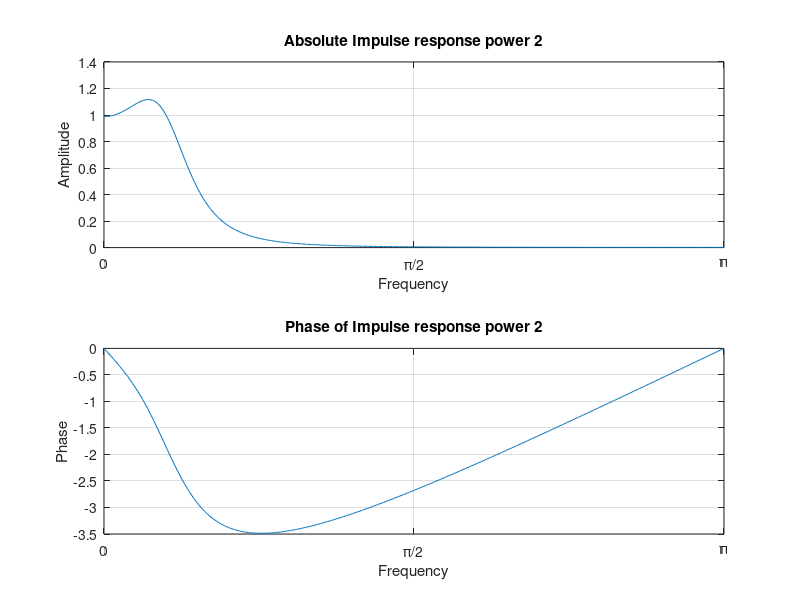
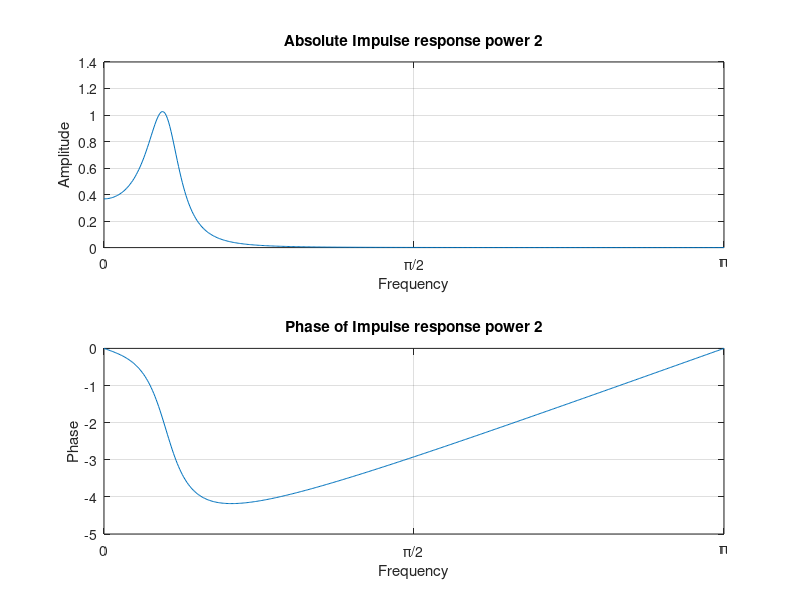
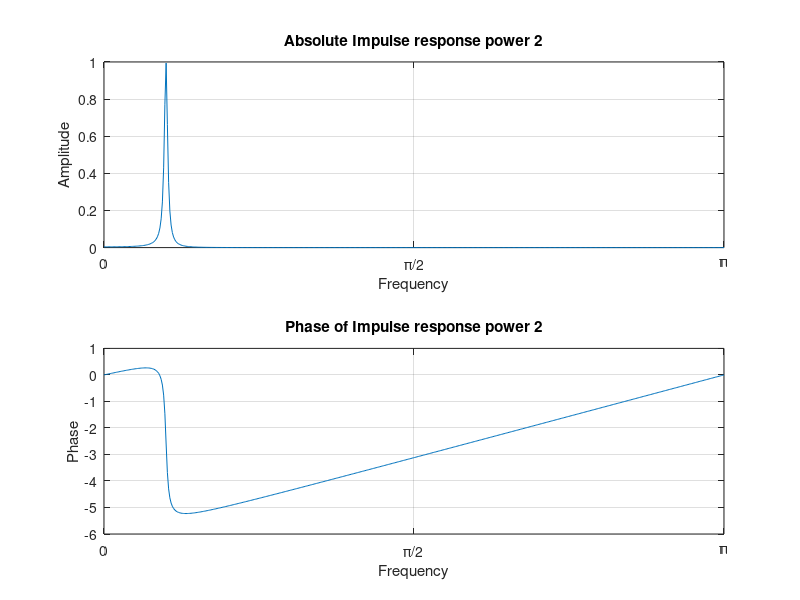
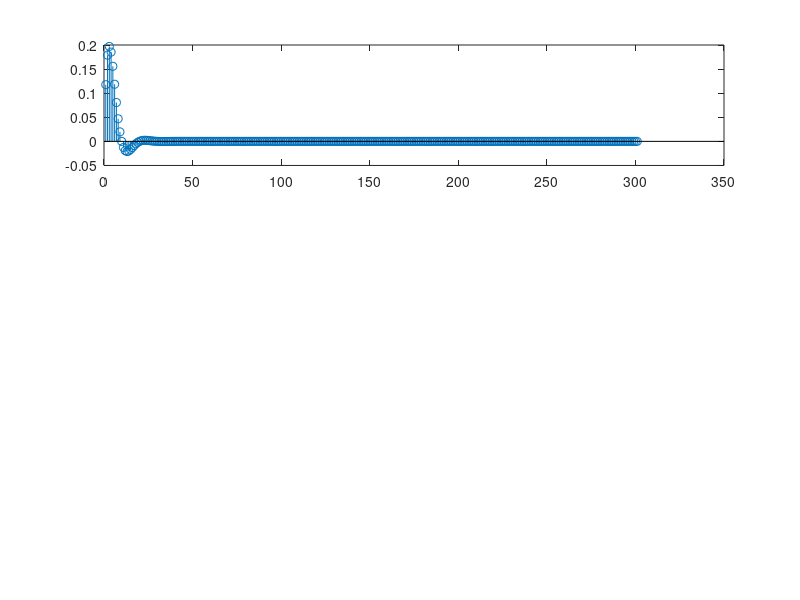

Recreate these plots in MATLAB, in order. (Note: this script raises an error after producing the figures.)
%% *Homework3_1 *
%% Clear workspace
close all;
clear;
clc;
%% Programmers
% Mohammad Mahdi Elyasi - 9823007
%
% Moein Nasiri - 9823093
%% Homework1
% Here we want to use diffrential equation and Z-Transform
%
% Here we declare some basic variables
fs = 10000;
f0 = 500;
w0 = 2 * pi * f0 / fs;
R = [0.8 0.9 0.99];
%%%
% Here we want to plot H for different R and see how it
% responds.
for i = 1:3

    G = (1 - R(i)) * (1 - 2 * R(i) * cos(2 * w0) + R(i) ^ 2) ^ (0.5);
    w = linspace(0, pi, 500);
    H = freqz(G, [1 -2 * R(i) * cos(w0) R(i) ^ 2], w);
    figure('Name', 'Impulse Response power 2');
    subplot(2, 1, 1)
    plot(w, abs(H) .^ 2);
    title('Absolute Impulse response power 2');
    xlabel('Frequency');
    ylabel('Amplitude');
    xlim([0 pi]);
    xticks([0, pi / 2, pi]);
    xticklabels({'0', '\pi/2', '\pi'});
    grid on;
    subplot(2, 1, 2)
    plot(w, angle(H) * 2);
    title('Phase of Impulse response power 2');
    xlabel('Frequency');
    ylabel('Phase');
    xlim([0 pi]);
    xticks([0, pi / 2, pi]);
    xticklabels({'0', '\pi/2', '\pi'});
    grid on;
end

%% Homework2
% In this task we want to show how impulse input responds to our filter
% by 3 different methods
%
% Firstly, we declare essential variables
%
% First we compute with differential equation
for j = 1:3
    G = (1 - R(j)) * (1 - 2 * R(j) * cos(2 * w0) + R(j) ^ 2) ^ (0.5);
    x = [1 zeros(1, 300)];
    w1 = 0;
    w2 = 0;
    y = zeros(1, 301);
    %%%
    % Here we show output with three different methods for different R and plot them
    for i = 1:301
        y(i) = 2 * R(j) * cos(w0) * w1 -R(j) ^ 2 * w2 + G * x(i);
        w2 = w1;
        w1 = y(i);
    end

    figure('Name', 'Output');
    subplot(3, 1, 1)
    stem(y);
    title(strcat('Diference equetion Output R =', string(R(j))));
    xlabel('Time');
    ylabel('Amplitude');
    grid on;
    subplot(3, 1, 2)
    [h, n] = impz(G, [1 -2 * R(j) * cos(w0) R(j) ^ 2], 301);
    stem(h)
    title(strcat('Impz Output R =', string(R(j))));
    xlabel('Time');
    ylabel('Amplitude');
    grid on;
    subplot(3, 1, 3)
    n = 0:300;
    h = G / sin(w0) * R(j) .^ n .* sin(w0 * n + w0);
    stem(h)
    title(strcat('direct compute Output R =', string(R(j))));
    xlabel('Time');
    ylabel('Amplitude');
    grid on;
end

% %%%
% % Here we simply filtered signal by filter we created and plot it
% % ino nemidonam chieh
% for i = 1:3
%     filtered_signal = filter(G, [1 -2 * R(i) .* cos(w0) R(i) .^ 2], x);
%     figure('Name', 'Filtered Signal');
%     subplot(3, 1, 1)
%     stem(filtered_signal);
%     title('Filtered Signal');
%     xlabel('Time');
%     ylabel('Amplitude');
%     grid on;
%     subplot(3, 1, 2)
%     stem(abs(filtered_signal));
%     title('Absolute of Filtered Signal');
%     xlabel('Time');
%     ylabel('Amplitude');
%     grid on;
%     subplot(3, 1, 3)
%     stem(angle(filtered_signal));
%     title('Phase of Filtered Signal');
%     xlabel('Time');
%     ylabel('Phase');
%     grid on;
% end
%
%% Homework3
% As we see R=0.99 filter is similar to our input, but it has delay,
% because our filter(differential) needs to save 4 datas before computing
% the answer

figure('Name', 'Output');
v = 1 * randn(1, 301);
n = 0:300;
x = v + cos(w0 * n);

for j = 1:3
    G = (1 - R(j)) * (1 - 2 * R(j) * cos(2 * w0) + R(j) ^ 2) ^ (0.5);
    w1 = 0;
    w2 = 0;
    y = zeros(1, 301);
    %%%
    % Here we show output by differential equation and plot it
    for i = 1:301
        y(i) = 2 * R(j) * cos(w0) * w1 -R(j) ^ 2 * w2 + G * x(i);
        w2 = w1;
        w1 = y(i);
    end

    subplot(3, 1, j)
    stem(y);
    hold on;
    stem(cos(w0 * n))
    title(strcat('R =', string(R(j))));
    legend('Noise Signal', 'Pure Cosine Signal');
end

%% Homework4
figure('Name', 'Output');
v = 1 * randn(1, 301);
n = 0:300;
x = v;

for j = 1:3
    G = (1 - R(j)) * (1 - 2 * R(j) * cos(2 * w0) + R(j) ^ 2) ^ (0.5);
    w1 = 0;
    w2 = 0;
    y = zeros(1, 301);
    %%%
    % Here we show output by differential equation and plot it
    %
    % * PSD Noise is DC and also PSD for delta func. is DC.
    % * This is one of the reasons the noise after filter is cosine.
    % * Another reason is, this filter is kind of a band-pass filter
    % and lets some frequency pass
    for i = 1:301
        y(i) = 2 * R(j) * cos(w0) * w1 -R(j) ^ 2 * w2 + G * x(i);
        w2 = w1;
        w1 = y(i);
    end

    subplot(3, 2, 2 * j - 1)
    plot(y);
    title(strcat(' after filter R =', string(R(j))));
    hold on;
    grid on;
    subplot(3, 2, 2 * j)
    plot(v)
    title(strcat(' Noise R =', string(R(j))));
    grid on;
end

%% Homework5
% In this homework we want to see how the formula is valid
%
% Our purpose is how variance of noise before and after filtering
% is related to square of filter
v = 1 * randn(1, 1001);
n = 0:1000;
x = v;

for j = 1:3
    G = (1 - R(j)) * (1 - 2 * R(j) * cos(2 * w0) + R(j) ^ 2) ^ (0.5);
    w1 = 0;
    w2 = 0;
    y = zeros(1, 1001);

    for i = 1:1001
        y(i) = 2 * R(j) * cos(w0) * w1 -R(j) ^ 2 * w2 + G * x(i);
        w2 = w1;
        w1 = y(i);
    end

    h = G / sin(w0) * R(j) .^ n .* sin(w0 * n + w0);
    disp(strcat('NRR for R =', string(R(j))))
    disp('sum of h^2 signal:')
    a = sum(h .^ 2)
    disp(strcat('NRR for R =', string(R(j))))
    disp('Using the variance of signal:')
    va_y = var(y);
    va_x = var(x);
    a = va_y / va_x
    disp(strcat('NRR for R =', string(R(j))))
    disp('Using formola:')
    answer = G ^ 2 / (2 * sin(w0) ^ 2) * ((1 / (1 - R(j) ^ 2) - (cos(2 * w0) - R(j) ^ 2) / (1 - 2 * R(j) ^ 2 * cos(2 * w0) + R(j) ^ 4)))
end
